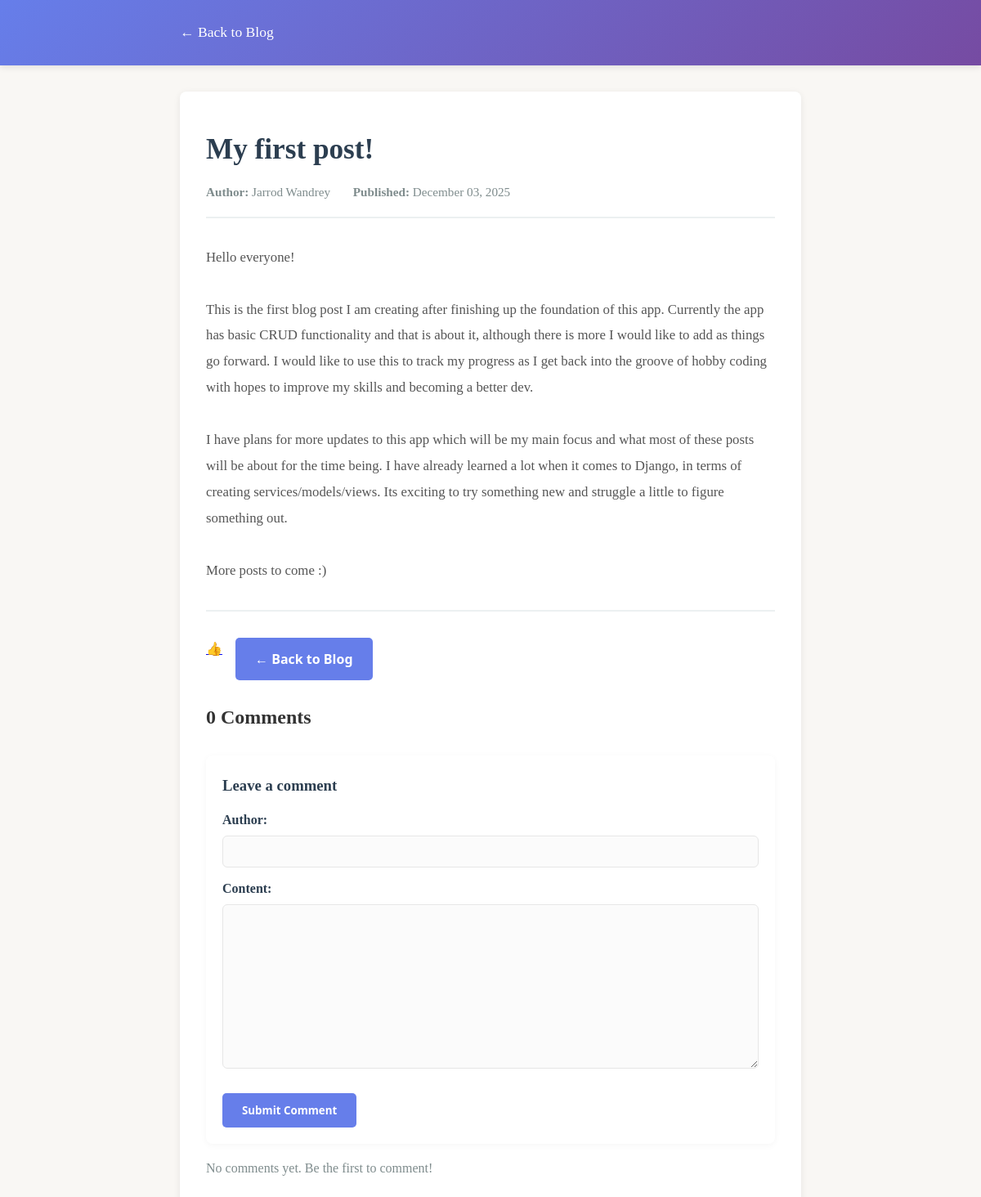
The app's page /show/2/ with its own data.
### blog/models.py (models this page shows)
class Post(models.Model):
    title = models.CharField(max_length=200)
    author = models.CharField(max_length=50)
    content = models.TextField()
    created_at = models.DateTimeField(auto_now_add=True)
    likes = models.IntegerField(default=0)

### blog/views.py (the view, shortened to what this page needs)
# urls.py: path('show/<int:post_id>/', views.show_post, name='show_post'),
def show_post(request, post_id):
    form = CommentForm()
    post = get_post_by_id(post_id)
    if post:
        return render(request, 'show_post.html', {'post': post, 'form': form})
    else:
        return HttpResponse("Post not found", status=404)

### blog/forms.py
class CommentForm(forms.ModelForm):
    author = forms.CharField(max_length=50, required=True, label='Author')
    content = forms.CharField(widget=forms.Textarea, required=True, label='Content')
    class Meta:
        model = Comment
        fields = ['author', 'content']

### blog/services.py (called while the page is built)
def get_post_by_id(post_id):
    try:
        post = Post.objects.get(id=post_id)
        return post
    except Post.DoesNotExist:
        return None

### blog/templates/show_post.html (shortened to what this page needs)
<!DOCTYPE html>
<html lang="en">
<head>
</head>
<body>
    <header>
        <div class="container">
            <a href="/" class="header-link">← Back to Blog</a>
        </div>
    </header>
    <div class="container">
        <div class="post-content-section">
            <h1>{{ post.title }}</h1>
            <div class="post-meta">
                <span><strong>Author:</strong> {{ post.author }}</span>
                <span><strong>Published:</strong> {{ post.created_at|date:"F d, Y" }}</span>
            </div>
            <div class="post-body">{{ post.content|escape }}</div>
            <div class="button-group">
                <a href="/like/{{post.id}}">👍</a>
                <a href="/" class="btn btn-home">← Back to Blog</a>
            </div>
            <div class="comments-section" style="margin-top:1.5rem;">
                <h2>{{ post.comments.count }} Comment{{ post.comments.count|pluralize }}</h2>
                <div class="comment-form">
                    <h3>Leave a comment</h3>
                    <form method="post" action="">
                        {% if user.is_authenticated %}
                        <input type="hidden" name="author" value="{{ user.username }}">
                        <p style="margin-bottom:0.5rem; color:#7f8c8d;">Commenting as <strong>{{ user.username }}</strong></p>
                        {% else %}
                        <div style="margin-bottom:0.75rem;">
                            {{ form.author.label_tag }}
                            {{ form.author }}
                        </div>
                        {% endif %}
                        <div style="margin-bottom:0.75rem;">
                            {{ form.content.label_tag }}
                            {{ form.content }}
                        </div>
                        <button type="submit" class="btn btn-home">Submit Comment</button>
                    </form>
                </div>
                <ul class="comments-list">
                    {% for comment in post.comments.all %}
                    <li class="comment">
                        <p class="meta"><strong>{{ comment.author }}</strong> — <small>{{ comment.created_at|date:"F d, Y H:i" }}</small></p>
                        <p class="body">{{ comment.content|linebreaksbr }}</p>
                    </li>
                    {% empty %}
                    <li class="no-comments" style="color:#7f8c8d;">No comments yet. Be the first to comment!</li>
                    {% endfor %}
                </ul>
            </div>
        </div>
    </div>
</body>
</html>

### blog/templates/show_post.html (style rules this page uses)
* { margin: 0; padding: 0; box-sizing: border-box; }
body { font-family: 'Georgia', 'Garamond', serif; line-height: 1.8; color: #333; background-color: #f9f7f4; }
header { background: linear-gradient(135deg, #667eea 0%, #764ba2 100%); color: white; padding: 1.5rem 0; box-shadow: 0 2px 8px rgba(0,0,0,0.1); }
.container { max-width: 800px; margin: 0 auto; padding: 0 20px; }
.header-link { color: white; text-decoration: none; font-size: 1.1rem; transition: opacity 0.3s ease; }
.post-content-section { background: white; padding: 3rem 2rem; margin: 2rem 0; border-radius: 8px; box-shadow: 0 2px 8px rgba(0,0,0,0.08); }
h1 { font-size: 2.2rem; color: #2c3e50; margin-bottom: 1rem; line-height: 1.3; }
.post-meta { color: #7f8c8d; font-size: 0.95rem; margin-bottom: 2rem; border-bottom: 2px solid #ecf0f1; padding-bottom: 1rem; }
.post-meta span { display: inline-block; margin-right: 1.5rem; }
.post-body { font-size: 1.05rem; line-height: 1.9; color: #555; margin-bottom: 2rem; white-space: pre-wrap; overflow-wrap: break-word; }
.button-group { display: flex; gap: 1rem; margin-top: 2rem; padding-top: 2rem; border-top: 2px solid #ecf0f1; }
.btn { padding: 0.75rem 1.5rem; border: none; border-radius: 5px; text-decoration: none; font-weight: 600; cursor: pointer; transition: all 0.3s ease; font-family: 'Segoe UI', Tahoma, Geneva, Verdana, sans-serif; display: inline-block; text-align: center; }
.btn-home { background-color: #667eea; color: white; }
.comments-section { margin-top: 1.5rem; }
.comments-list { list-style: none; margin-top: 1rem; padding-left: 0; }
.comment-form { margin-top: 1.5rem; background: #fff; padding: 1.25rem; border-radius: 8px; box-shadow: 0 2px 8px rgba(0,0,0,0.04); }
.comment-form h3 { margin-top: 0; margin-bottom: 0.75rem; color: #2c3e50; }
.comment-form label { display:block; margin-bottom:0.25rem; font-weight:600; color:#2c3e50; }
.comment-form input[type="text"], .comment-form textarea, .comment-form input, .comment-form select { width: 100%; padding: 0.6rem; border: 1px solid #e6e6e6; border-radius: 6px; font-family: inherit; font-size: 1rem; color: #333; background: #fbfbfb; box-shadow: inset 0 1px 0 rgba(255,255,255,0.5); }
.comment-form textarea { min-height: 110px; resize: vertical; }
.comment-form .btn { margin-top: 0.5rem; }

### records on screen
Post: title "My first post!", author "Jarrod Wandrey", created_at "December 03, 2025", content "Hello everyone! This is the first blog post I am creating after finishing up the foundation of this app. Currently the app has basic CRUD functionality and that is about it, although there is more I would like to add as things go forward. I would like to use this to track my progress as I get back into the groove of hobby coding with hopes to improve my skills and becoming a better dev. I have plans for more updates to this app which will be my main focus and what most of these posts will be about for the time being. I have already learned a lot when it comes to Django, in terms of creating services/models/views. Its exciting to try something new and struggle a little to figure something…", comments.count "0"
